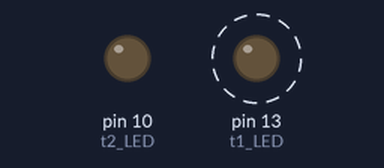
Recording of a sketch running on a simulated Arduino Uno, built with avr-gcc and run on an emulated ATmega328P. Parts: output pins drawn as LEDs (lit = HIGH). Dashed ring = blinking.

Above: at 0.15 s.
Timing chart, 0 to 31.5 s (numbered marks = the images above):
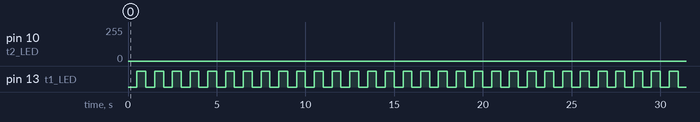

The sketch:

617_0.ino
```cpp
// p. 355

class NDelayFunc {
  // 멤버변수
  unsigned long t_prev; // 이전 수행 시간
  const unsigned long t_delay; // 반복시간 설정(딜레이 설정)
  void (* func)(); // 함수포인터 (함수의 주소를 저장하는 변수)

  public: // 클래스를 객체화 한 뒤, 외부에서 호출 가능한 부분 (접근제한자)
    // 생성자
    NDelayFunc(
      const unsigned long t_delay1,
      void (* func1)()
      ) : t_prev(0), t_delay(t_delay1), func(func1) // 멤버 초기화 리스트
      {}

  void run() {
    unsigned long t_now = millis();
    if (t_now - t_prev >= t_delay) {
      t_prev = t_now;

      func();
    }
  }
};

const int t1_LED = 13;
unsigned int on_off = 0;

const int t2_LED = 10;
unsigned int t_high = 0;

unsigned long t1_prev = 0;
const unsigned long t1_delay = 500;

unsigned long t2_prev = 0;
const unsigned long t2_delay = 4;

void fading() {
  t_high++;
  if (t_high > 255) t_high = 0;
  analogWrite(t2_LED, t_high);
}

void blink() {
  on_off++;
  if (on_off > 1) on_off = 0;
  digitalWrite(t1_LED, on_off);
}

NDelayFunc nDelayBlink(500, blink); // blink 함수를 500밀리초마다 실행한다고 선언
NDelayFunc nDelayFading(4, fading); // fading 함수를 4밀리초마다 실행한다고 선언

void setup() {
  pinMode(t1_LED, OUTPUT);
}

void loop() {
  nDelayBlink.run(); // blink 함수를 500밀리초마다 실행!
  nDelayFading.run(); // fading 함수를 4밀리초마다 실행!
}
```

Measured:
- by itself, pin 13 (t1_LED): alternates HIGH for 0.50 s and LOW for 0.50 s
